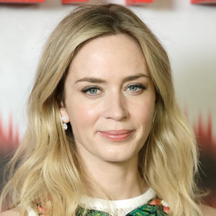
#> input picture DB/002.png, 216 x 216 px; its folder holds only this picture in this run
$ python PhotoToVideo.py
#> lines starting #> are read from the running program, lines starting #| are printed output that depends on the picture
#工具类 将已有照片生成视频
import cv2
import os
import numpy as np

# 定义视频文件路径
video_path = "DB/output_video.mp4"
image_folder = "DB"

# 获取文件夹中的所有图像文件
image_files = [f for f in os.listdir(image_folder) if f.endswith(('.png', '.jpg', '.jpeg'))]

# 检查是否有图像文件
if not image_files:
    print("文件夹中没有图像文件。")
    exit()

# 定义视频的宽度和高度
width, height = 640, 480

# 定义视频编码器和帧率
fourcc = cv2.VideoWriter_fourcc(*'mp4v')
fps = 2  # 每秒1帧，因为每个图像停留5秒

# 创建视频写入对象
out = cv2.VideoWriter(video_path, fourcc, fps, (width, height))

# 写入每个图像到视频文件
for image_file in image_files:
    image_path = os.path.join(image_folder, image_file)
    image = cv2.imread(image_path)
#> image is the input picture: shape (216, 216, 3); mean B, G, R 136.5, 161.6, 181.2

    # 计算调整后的图像大小以保持比例
    aspect_ratio = image.shape[1] / image.shape[0]
#> aspect_ratio = 1
    if aspect_ratio > width / height:
        new_width = width
        new_height = int(new_width / aspect_ratio)
    else:
        new_height = height
        new_width = int(new_height * aspect_ratio)
#> new_width = 480

    # 调整图像大小
    image = cv2.resize(image, (new_width, new_height))
#> image: shape (480, 480, 3)

    # 创建一个新的空白图像并粘贴调整后的图像
    new_image = np.zeros((height, width, 3), dtype=np.uint8)
    x_offset = (width - new_width) // 2
#> x_offset = 80
    y_offset = (height - new_height) // 2
    new_image[y_offset:y_offset + new_height, x_offset:x_offset + new_width] = image
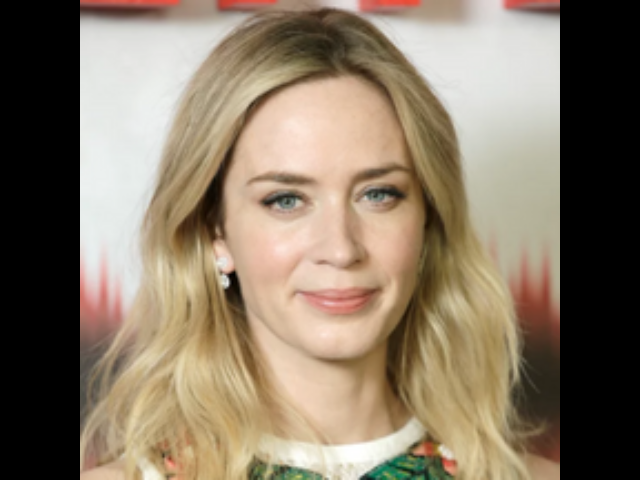
#> new_image: shape (480, 640, 3); mean B, G, R 102.3, 121.1, 135.8

    for _ in range(5):
        out.write(new_image)

# 释放视频写入对象
out.release()

print(f"视频已生成: {video_path}")

$ run again, on DB/75b263fb7c280c563df02857d3a9379e.png
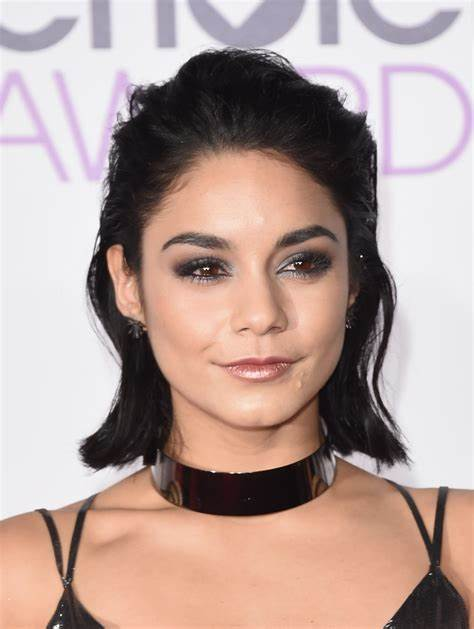
#> input picture DB/75b263fb7c280c563df02857d3a9379e.png, 474 x 629 px
#> image is the input picture: shape (629, 474, 3); mean B, G, R 152.8, 159.1, 181.1
#> image: shape (480, 361, 3)
#> `new_image[y_offset:y_offset + new_height, x_offset:x_offset + new_widt..`:
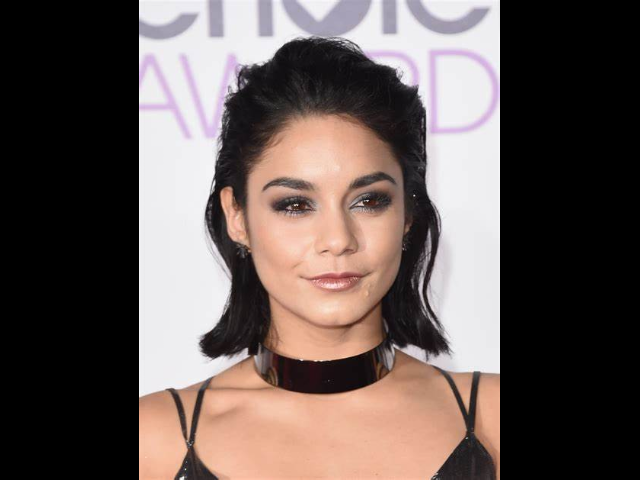
#> new_image: shape (480, 640, 3); mean B, G, R 86.1, 89.7, 102.1

$ run again, on DB/963852.png
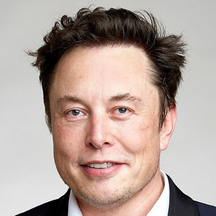
#> input picture DB/963852.png, 216 x 216 px
#> image is the input picture: shape (216, 216, 3); mean B, G, R 155.1, 162.7, 179.7
#> `image = cv2.resize(image, (new_width, new_height))`:
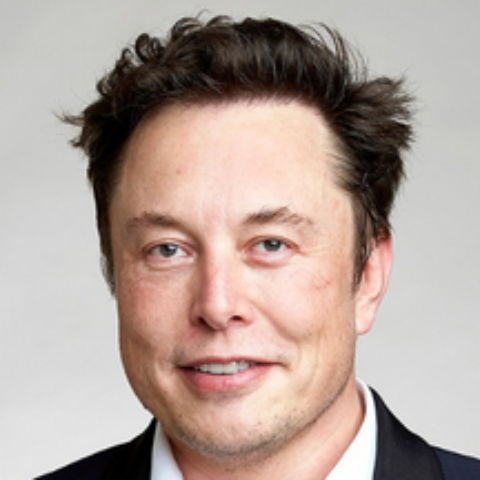
#> image: shape (480, 480, 3); mean B, G, R 154.9, 162.6, 179.5
#> `new_image[y_offset:y_offset + new_height, x_offset:x_offset + new_widt..`:
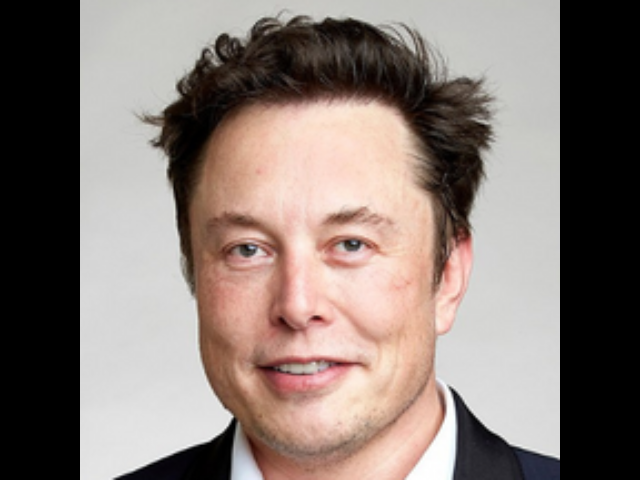
#> new_image: shape (480, 640, 3); mean B, G, R 116.2, 122, 134.7
